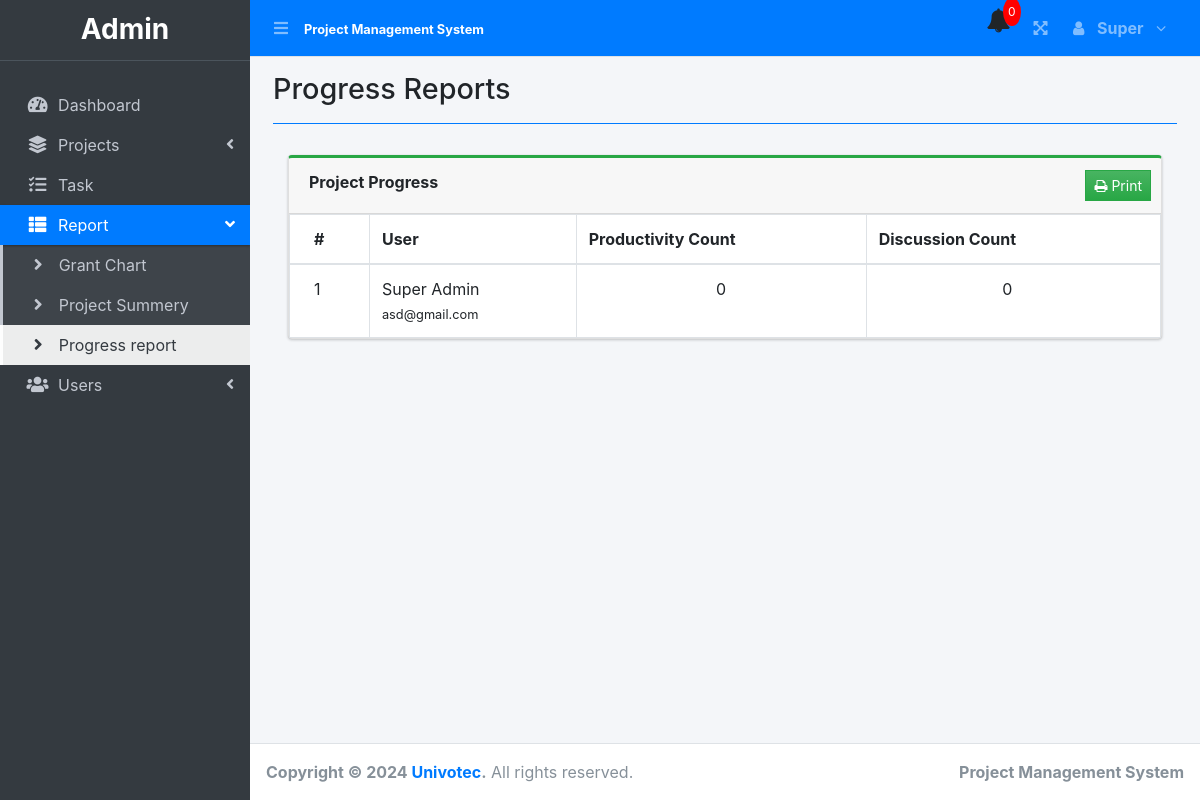
Before: /index.php?page=Progress_reports (signed in) with the older database file.
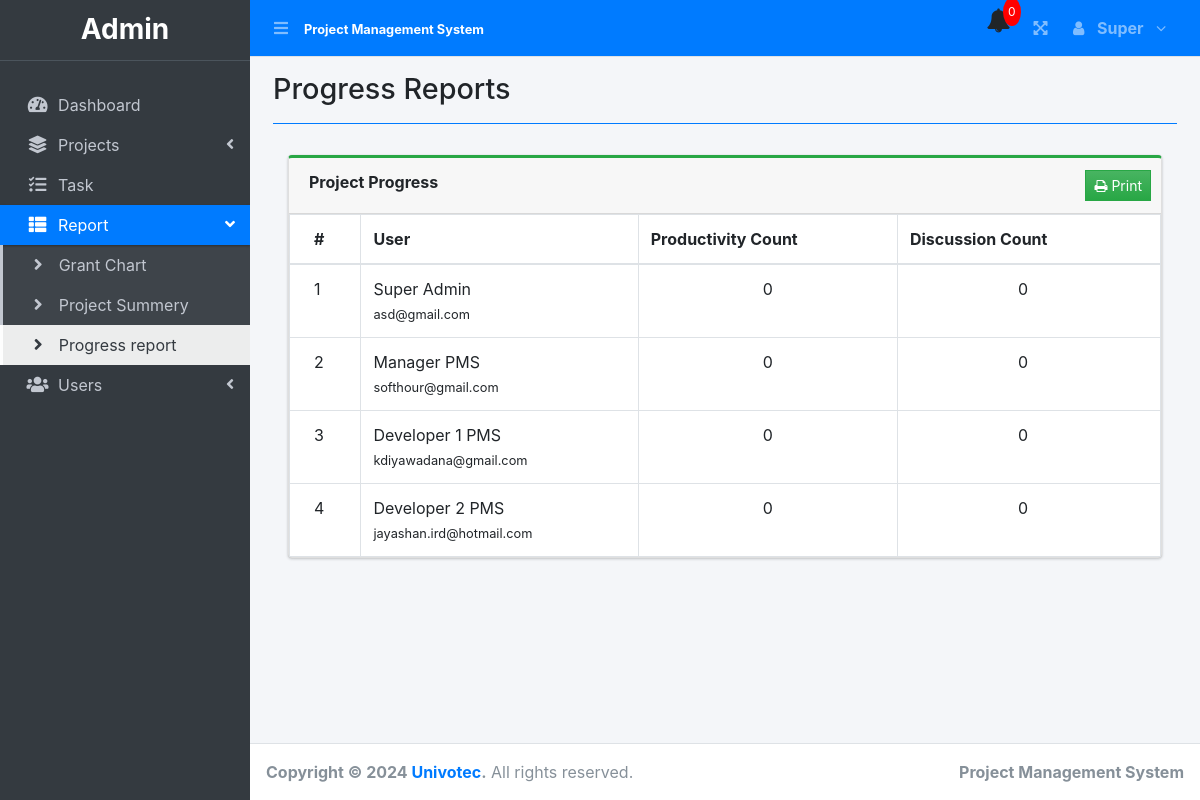
After: the same page with the newer database file.
### tables this page shows
CREATE TABLE `users` (
  `id` int(30) NOT NULL,
  `firstname` varchar(200) NOT NULL,
  `lastname` varchar(200) NOT NULL,
  `email` varchar(200) NOT NULL,
  `password` text NOT NULL,
  `type` tinyint(1) NOT NULL DEFAULT 2 COMMENT '1 = admin, 2 = staff',
  `avatar` text NOT NULL,
  `date_created` datetime NOT NULL DEFAULT current_timestamp()
);

### Progress_reports.php (the view, shortened to what this page needs)
<?php include 'db_connect.php' ?>
<div class="col-md-12">
  <div class="card card-outline card-success">
    <div class="card-header">
      <b>Project Progress</b>
      <div class="card-tools">
        <button class="btn btn-flat btn-sm bg-gradient-success btn-success" id="print"><i class="fa fa-print"></i> Print</button>
      </div>
    </div>
    <div class="card-body p-0">
      <div class="table-responsive" id="printable">
        <table class="table m-0 table-bordered">
          <thead>
            <th>#</th>
            <th>User</th>
            <th>Productivity Count</th>
            <th>Discussion Count</th>
          </thead>
          <tbody>
            <?php
            $i = 1;
            $where = "where type in(1,2,3)";
            $qry = $conn->query("SELECT * FROM users $where  order by id asc");
            while ($row = $qry->fetch_assoc()) :
              $tprog = $conn->query("SELECT * FROM user_productivity where user_id = {$row['id']}")->num_rows;
              $cprog = $conn->query("SELECT * FROM discussion_list where user_id = {$row['id']}")->num_rows;
            ?>
              <tr>
                <td>
                  <?php echo $i++ ?>
                </td>
                <td>
                  <a>
                    <?php echo ucwords($row['firstname'] . ' ' . $row['lastname']) ?>
                  </a>
                  <br>
                  <small>
                    <?php echo $row['email'] ?>
                  </small>
                </td>
                <td class="text-center">
                  <?php echo number_format($tprog) ?>
                </td>
                <td class="text-center">
                  <?php echo number_format($cprog) ?>
                </td>
              </tr>
            <?php endwhile; ?>
          </tbody>
        </table>
      </div>
    </div>
  </div>
</div>

Changed rows visible on the page:
added users: firstname+lastname "Manager PMS", email "softhour@gmail.com", tprog "0", cprog "0"
added users: firstname+lastname "Developer 1 PMS", email "kdiyawadana@gmail.com", tprog "0", cprog "0"
added users: firstname+lastname "Developer 2 PMS", email "jayashan.ird@hotmail.com", tprog "0", cprog "0"
